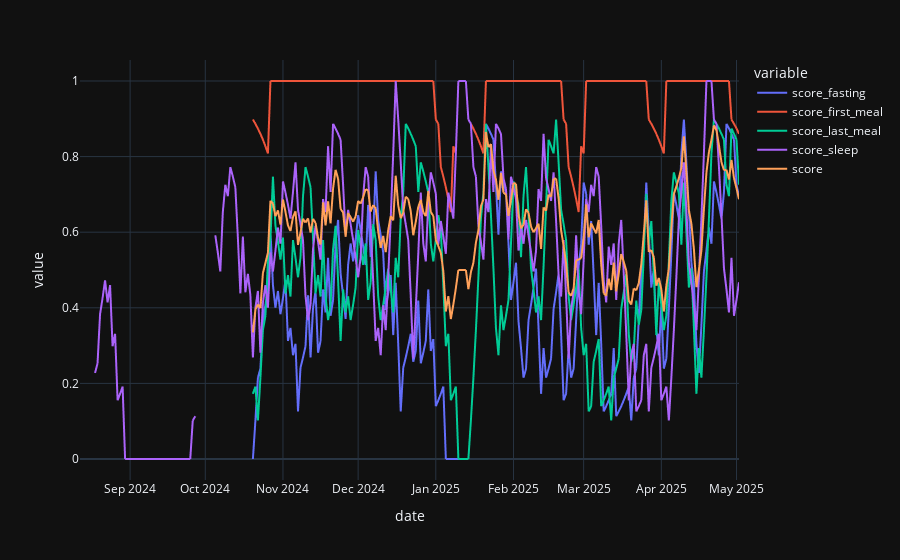

The cell this chart's notebook holds for it:
### Code cell
# df_long

df_long = pd.melt(df_score, id_vars=["date"], value_vars=["score_fasting", "score_first_meal", "score_last_meal", "score_sleep", "score"])

# px.line(df_long)

px.line(df_long, x="date", y="value", color="variable", template="plotly_dark")

### Figure 1 — Plotly figure (JSON) as saved in the notebook; plotly's stock layout.template omitted (floating-point values rounded to 4 significant figures; data arrays with more than 128 entries replaced by an {"elided": "..."} marker saying what was removed)
{"data": [{"hovertemplate": "variable=score_fasting<br>date=%{x}<br>value=%{y}<extra></extra>", "legendgroup": "score_fasting", "line": {"color": "#636efa", "dash": "solid"}, "marker": {"symbol": "circle"}, "mode": "lines", "name": "score_fasting", "showlegend": true, "type": "scattergl", "x": {"elided": "264 str values"}, "xaxis": "x", "y": {"elided": "264 float values"}, "yaxis": "y"}, {"hovertemplate": "variable=score_first_meal<br>date=%{x}<br>value=%{y}<extra></extra>", "legendgroup": "score_first_meal", "line": {"color": "#EF553B", "dash": "solid"}, "marker": {"symbol": "circle"}, "mode": "lines", "name": "score_first_meal", "showlegend": true, "type": "scattergl", "x": {"elided": "264 str values"}, "xaxis": "x", "y": {"elided": "264 float values"}, "yaxis": "y"}, {"hovertemplate": "variable=score_last_meal<br>date=%{x}<br>value=%{y}<extra></extra>", "legendgroup": "score_last_meal", "line": {"color": "#00cc96", "dash": "solid"}, "marker": {"symbol": "circle"}, "mode": "lines", "name": "score_last_meal", "showlegend": true, "type": "scattergl", "x": {"elided": "264 str values"}, "xaxis": "x", "y": {"elided": "264 float values"}, "yaxis": "y"}, {"hovertemplate": "variable=score_sleep<br>date=%{x}<br>value=%{y}<extra></extra>", "legendgroup": "score_sleep", "line": {"color": "#ab63fa", "dash": "solid"}, "marker": {"symbol": "circle"}, "mode": "lines", "name": "score_sleep", "showlegend": true, "type": "scattergl", "x": {"elided": "264 str values"}, "xaxis": "x", "y": {"elided": "264 float values"}, "yaxis": "y"}, {"hovertemplate": "variable=score<br>date=%{x}<br>value=%{y}<extra></extra>", "legendgroup": "score", "line": {"color": "#FFA15A", "dash": "solid"}, "marker": {"symbol": "circle"}, "mode": "lines", "name": "score", "showlegend": true, "type": "scattergl", "x": {"elided": "264 str values"}, "xaxis": "x", "y": {"elided": "264 float values"}, "yaxis": "y"}], "layout": {"legend": {"title": {"text": "variable"}, "tracegroupgap": 0}, "margin": {"t": 60}, "xaxis": {"anchor": "y", "domain": [0, 1], "title": {"text": "date"}}, "yaxis": {"anchor": "x", "domain": [0, 1], "title": {"text": "value"}}}}
